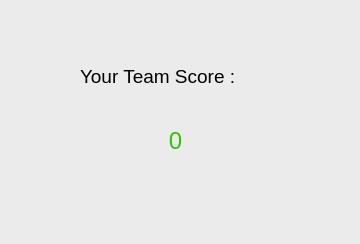
<?xml version="1.0" encoding="UTF-8"?>

<ui version="4.0">

 <class>Dialog</class>

 <widget class="QDialog" name="Dialog">

  <property name="geometry">

   <rect>

    <x>0</x>

    <y>0</y>

    <width>360</width>

    <height>244</height>

   </rect>

  </property>

  <property name="windowTitle">

   <string>Dialog</string>

  </property>

  <property name="styleSheet">

   <string notr="true">background-color: rgb(235, 235, 235);</string>

  </property>

  <widget class="QLabel" name="label">

   <property name="geometry">

    <rect>

     <x>80</x>

     <y>60</y>

     <width>201</width>

     <height>33</height>

    </rect>

   </property>

   <property name="font">

    <font>

     <family>Arial</family>

     <pointsize>14</pointsize>

     <weight>50</weight>

     <italic>false</italic>

     <bold>false</bold>

    </font>

   </property>

   <property name="styleSheet">

    <string notr="true">font: 14pt &quot;Arial&quot;;</string>

   </property>

   <property name="text">

    <string>Your Team Score :</string>

   </property>

  </widget>

  <widget class="QLabel" name="finalscore">

   <property name="geometry">

    <rect>

     <x>110</x>

     <y>120</y>

     <width>131</width>

     <height>41</height>

    </rect>

   </property>

   <property name="font">

    <font>

     <family>Arial</family>

     <pointsize>18</pointsize>

     <weight>50</weight>

     <italic>false</italic>

     <bold>false</bold>

    </font>

   </property>

   <property name="styleSheet">

    <string notr="true">color:rgb(50, 195, 0) ;



font: 18pt &quot;Arial&quot;;</string>

   </property>

   <property name="text">

    <string>0</string>

   </property>

   <property name="alignment">

    <set>Qt::AlignCenter</set>

   </property>

  </widget>

 </widget>

 <resources/>

 <connections/>

</ui>
